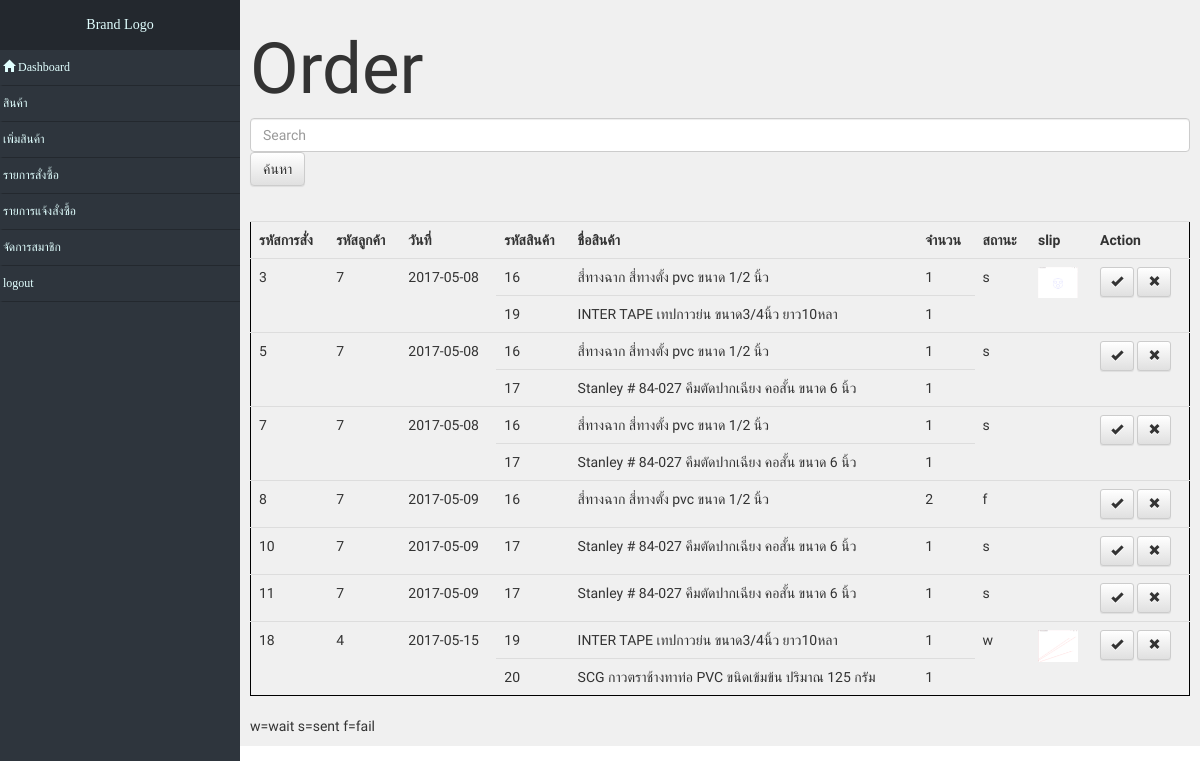
/backend/index.php?action=order, run on the app's committed database.
### tables this page shows
CREATE TABLE `table_order` (
  `order_id` int(10) UNSIGNED NOT NULL,
  `member_id` int(10) NOT NULL,
  `date` date NOT NULL,
  `pay` char(1) NOT NULL DEFAULT 'w',
  `payslip` varchar(50) DEFAULT NULL
);

CREATE TABLE `table_bill` (
  `bill_id` int(10) UNSIGNED NOT NULL,
  `order_id` int(10) NOT NULL,
  `product_id` int(10) NOT NULL,
  `amount` int(4) NOT NULL
);

CREATE TABLE `table_member` (
  `member_id` int(10) UNSIGNED NOT NULL,
  `username` varchar(50) NOT NULL,
  `password` varchar(50) NOT NULL,
  `email` varchar(50) NOT NULL,
  `firstname` varchar(30) DEFAULT NULL,
  `lastname` varchar(30) DEFAULT NULL,
  `date_register` varchar(50) NOT NULL,
  `status` int(10) NOT NULL,
  `picture` varchar(200) NOT NULL,
  `address` varchar(100) DEFAULT NULL
);

CREATE TABLE `table_product` (
  `product_id` int(10) UNSIGNED NOT NULL,
  `product_name` varchar(100) NOT NULL,
  `product_price` int(7) NOT NULL,
  `product_category` varchar(20) NOT NULL,
  `product_type` varchar(50) NOT NULL,
  `product_picture` varchar(255) NOT NULL,
  `product_number` int(50) NOT NULL,
  `product_desc` varchar(1024) NOT NULL
);

### backend/order/order.php (the view, shortened to what this page needs)
  <h1>Order</h1>
  <form class="" action="#" method="POSt">
    <div class="form-group">
    <span>
      <input type="text" name='search' class="form-control" placeholder="Search">
      <button type="submit" name='searchb' class="btn btn-default">ค้นหา</button>
    </span>
    </div>
  </form>
  <br>
  <?php
  if(isset($_POST['searchb'])){
    $sql_select_product = 'SELECT * FROM table_order torder
INNER JOIN table_bill tbill ON torder.order_id=tbill.order_id
INNER JOIN table_product tpro ON tbill.product_id=tpro.product_id
INNER JOIN table_member tmem ON torder.member_id=tmem.member_id WHERE torder.order_id LIKE "%'.$_POST['search'].'%"OR torder.date LIKE "%'.$_POST['search'].'%"';
  }
  else{
    $sql_select_product = 'SELECT * FROM table_order torder
INNER JOIN table_bill tbill ON torder.order_id=tbill.order_id
INNER JOIN table_product tpro ON tbill.product_id=tpro.product_id
INNER JOIN table_member tmem ON torder.member_id=tmem.member_id';
  }
?>
<table class="table" style="border:1px solid black;">
  <tr>
    <th>
      รหัสการสั่ง
    </th>
    <th>
      รหัสลูกค้า
    </th>
    <th>
      วันที่
    </th>
    <th>
      รหัสสินค้า
    </th>
    <th>
      ชื่อสินค้า
    </th>
    <th>
      จำนวน
    </th>
    <th>
      สถานะ
    </th>
    <th>
      slip
    </th>
    <th>
     Action
   </th>
  </tr>
  <?php
  include 'save.php';
  $result = $connect->query($sql_select_product);
  $result2 = $connect->query($sql_select_product);
   while ($row = $result->fetch_assoc()){
     if(!isset($rowspan[$row['order_id']])){
       $rowspan[$row['order_id']]=0;
     }
     $rowspan[$row['order_id']]+=1;
   }
 while ($row = $result2->fetch_assoc()){
   ?>
   <form class="" action="#" method="post" >
      <tr>
      <?php if($rowspan[$row['order_id']]!=0){ ?>
        <td rowspan=<?php echo '"'.$rowspan[$row['order_id']].'"'; ?>>
          <?php echo $row['order_id']; ?>
        </td>
        <td rowspan=<?php echo '"'.$rowspan[$row['order_id']].'"'; ?>>
          <?php echo $row['member_id']; ?>
        </td>
        <td rowspan=<?php echo '"'.$rowspan[$row['order_id']].'"'; ?>>
          <?php echo $row['date'];} ?>
        </td>
        <td>
          <?php echo $row['product_id']; ?>
        </td>
        <td>
          <?php echo $row['product_name']; ?>
        </td>
        <td>
          <?php echo $row['amount']; ?>
        </td>
        <?php if($rowspan[$row['order_id']]!=0){ ?>
        <td rowspan=<?php echo '"'.$rowspan[$row['order_id']].'"'; ?>>
          <?php echo $row['pay']; ?>
        </td>
        <td rowspan=<?php echo '"'.$rowspan[$row['order_id']].'"'; ?>>
          <?php if($row['payslip']!=""){ ?>
          <img style="width:40px;height:auto;" class="slip" src="<?php echo $row['payslip']; ?>" alt="">
          <?php } ?>
        </td>
        <td rowspan=<?php echo '"'.$rowspan[$row['order_id']].'"'; ?>>
          <button type="submit" name="sent" id="<?php echo $row['order_id']; ?>" class="btn btn-default btn-sm" aria-label="Left Align" onclick="bool='e';">
            <span class="glyphicon glyphicon-ok" aria-hidden="true"></span>
          </button>
          <button type="submit" name="cancel" class="btn btn-default btn-sm" aria-label="Left Align" onclick="bool='d';">
            <span class="glyphicon glyphicon-remove" aria-hidden="true"></span>
          </button>
          <?php $rowspan[$row['order_id']]=0; }?>
        </td>
      </tr>
     </form>
  <?php
    }
?>
</table>
w=wait s=sent f=fail

### css/css.css (style rules this page uses)
body { font-family: 'Athiti', sans-serif; }
h1 { font-size: 5.9vw; }

### css/css1.css (style rules this page uses)
body { margin: 0px; padding: 0px; }
img.slip { width:20px; height:auto; }

### data on the page
table_order: table_bill.order_id "3", member.member_id "7", date "2017-05-08", table_product.product_id "16", table_product.product_name "สี่ทางฉาก สี่ทางตั้ง pvc ขนาด 1/2 นิ้ว", table_bill.amount "1", pay "s", payslip (picture), table_product.product_id "19", table_product.product_name "INTER TAPE เทปกาวย่น ขนาด3/4นิ้ว ยาว10หลา"
table_order: table_bill.order_id "5", member.member_id "7", date "2017-05-08", table_product.product_id "16", table_product.product_name "สี่ทางฉาก สี่ทางตั้ง pvc ขนาด 1/2 นิ้ว", table_bill.amount "1", pay "s", table_product.product_id "17", table_product.product_name "Stanley # 84-027 คีมตัดปากเฉียง คอสั้น ขนาด 6 นิ้ว"
table_order: table_bill.order_id "7", member.member_id "7", date "2017-05-08", table_product.product_id "16", table_product.product_name "สี่ทางฉาก สี่ทางตั้ง pvc ขนาด 1/2 นิ้ว", table_bill.amount "1", pay "s", table_product.product_id "17", table_product.product_name "Stanley # 84-027 คีมตัดปากเฉียง คอสั้น ขนาด 6 นิ้ว"
table_order: table_bill.order_id "8", member.member_id "7", date "2017-05-09", table_product.product_id "16", table_product.product_name "สี่ทางฉาก สี่ทางตั้ง pvc ขนาด 1/2 นิ้ว", table_bill.amount "2", pay "f"
table_order: table_bill.order_id "10", member.member_id "7", date "2017-05-09", table_product.product_id "17", table_product.product_name "Stanley # 84-027 คีมตัดปากเฉียง คอสั้น ขนาด 6 นิ้ว", table_bill.amount "1", pay "s"
table_order: table_bill.order_id "11", member.member_id "7", date "2017-05-09", table_product.product_id "17", table_product.product_name "Stanley # 84-027 คีมตัดปากเฉียง คอสั้น ขนาด 6 นิ้ว", table_bill.amount "1", pay "s"
table_order: table_bill.order_id "18", member.member_id "4", date "2017-05-15", table_product.product_id "19", table_product.product_name "INTER TAPE เทปกาวย่น ขนาด3/4นิ้ว ยาว10หลา", table_bill.amount "1", pay "w", payslip (picture), table_product.product_id "20", table_product.product_name "SCG กาวตราช้างทาท่อ PVC ขนิดเข้มข้น ปริมาณ 125 กรัม"
